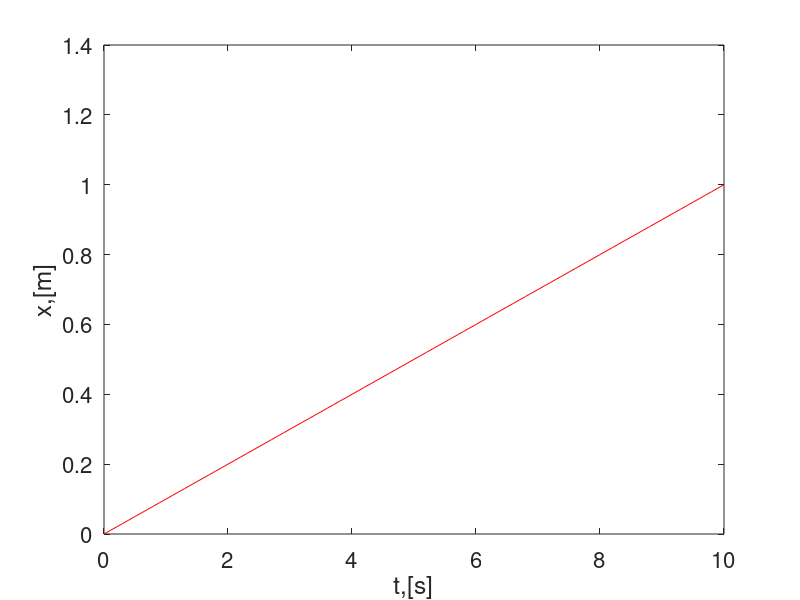
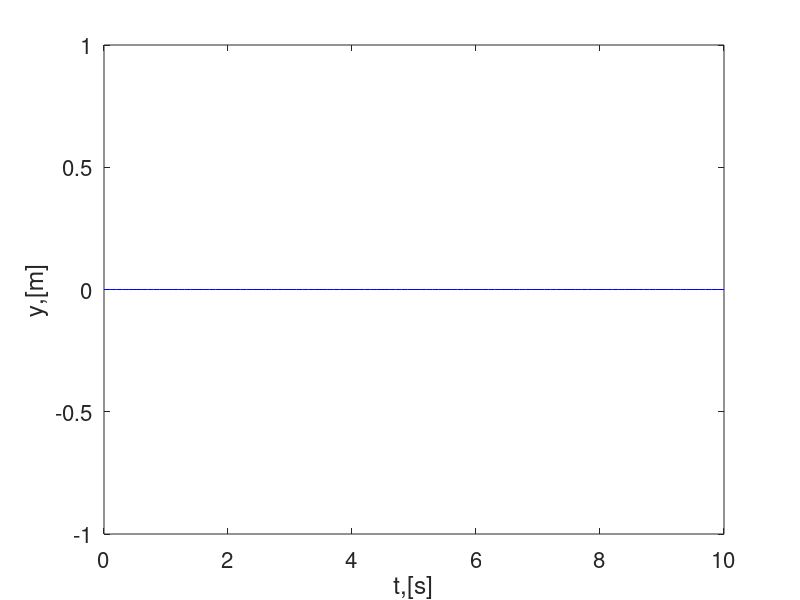
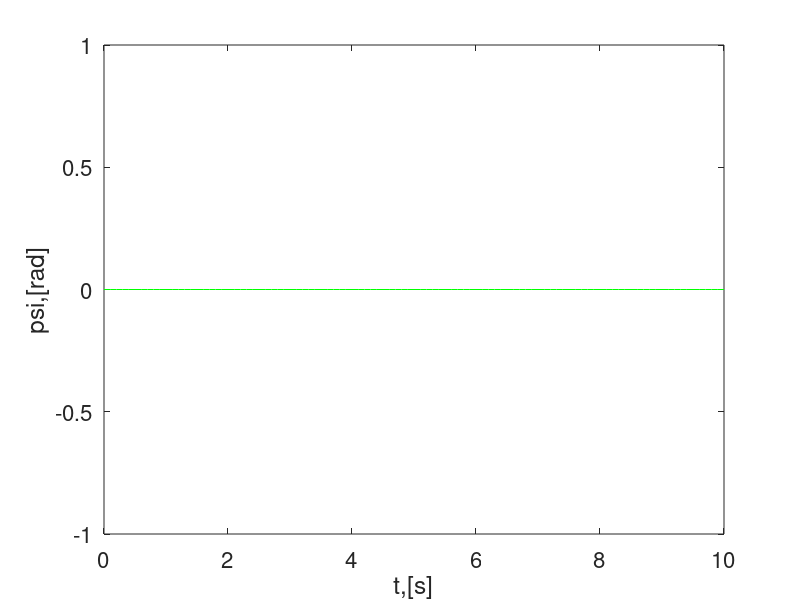

Reproduce these figures in MATLAB, in order.
%% Kinematic simulation of a Mobile robot (Land-based)
% Euler method
% Kind of linearization for small changes in time
% Clear everything before starting simulation
clear all; clc; close all;

%% Simulation parameters
dt = 0.1; % Step size
ts = 10; % Total simulation time
t = 0:dt:ts; % Time span

%% Initial condition
x0 = 0;
y0 = 0;
psi0 = 0;

eta0 = [x0; y0; psi0];

eta(:,1) = eta0;

%% Loop starts here 
% Using for loop for the iterations
for i = 1:length(t)
   psi = eta(3,i); % Current orientation in rad.
   % Jacobian matrix
   J_psi = [cos(psi), -sin(psi), 0;
            sin(psi),  cos(psi), 0;
                   0,         0, 1];
               
   u = 0.1; % X-axis velocity w.r.t. B frame
   v = 0; % Y-axis velocity w.r.t. B frame
   r = 0; % Angular velocity w.r.t. B frame
   
   zeta(:,i) = [u;v;r];
   
   eta_dot(:,i) = J_psi * zeta(:,i);
   
   % Use the Euler method to find the distance
   eta(:,i+1) = eta(:,i) + dt * eta_dot(:,i);
end

%% Plotting functions
figure(1)
plot(t, eta(1,1:i), 'r-');
set(gca, 'fontsize', 16)
xlabel('t,[s]');
ylabel('x,[m]');

figure(2)
plot(t, eta(2,1:i), 'b-');
set(gca, 'fontsize', 16)
xlabel('t,[s]');
ylabel('y,[m]');

figure(3)
plot(t, eta(3,1:i), 'g-');
set(gca, 'fontsize', 16)
xlabel('t,[s]');
ylabel('psi,[rad]');



